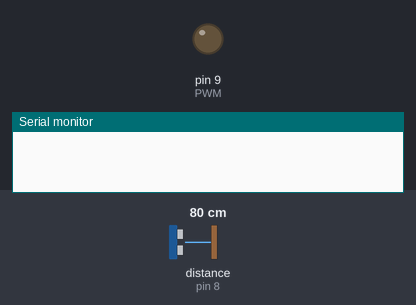
The sketch below on a simulated Arduino Uno, built with avr-gcc and run on an emulated ATmega328P. On the bench: output pins drawn as LEDs (lit = HIGH), the last lines printed to the serial monitor. The test bench sets the inputs (shaded band); at power-on: distance to the obstacle (sensor on pin 8) 80 cm. The echo pulse lasts 58.3 µs per cm; pins used as bus, display or sensor lines are not drawn.

Above: at 0.1 s.
At 5.1 s:
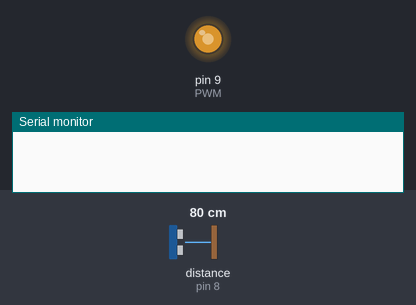
At 20.2 s:
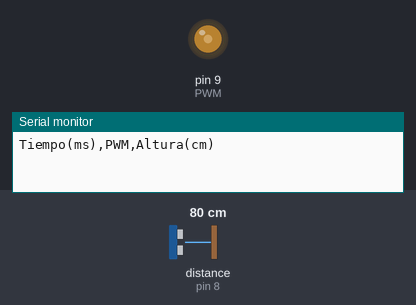
20.3 s: distance to the obstacle (sensor on pin 8) set to 2 cm
Timing chart, 0 to 30.5 s (numbered marks = the images above; inputs shaded):
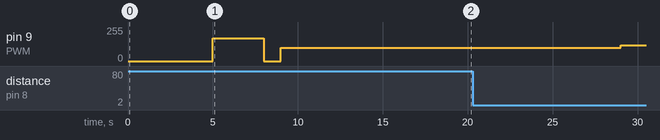

The sketch:

Nuevo_escalon_filtrado.ino
```cpp
// ============================================================================
// SISTEMA DE CONTROL - ESCALÓN ÚNICO 62% → 72%
// Con Filtro Digital EMA y Validaciones Mejoradas
// ============================================================================

// ===== PINES =====
const int trigPin = 7;
const int echoPin = 8;
const int PWM = 9;

// ===== CONFIGURACIÓN DEL EXPERIMENTO =====
const int PWM_INICIO = 100;  // 62% = 158/255
const int PWM_FINAL = 120;   // 70% = 178/255

// ===== PARÁMETROS DE MUESTREO =====
const float FS = 50.0;                    // Hz - Frecuencia de muestreo
const unsigned long T_SAMPLE_MS = 20;     // Exactamente 20 ms
const float T_SAMPLE_S = 0.02;            // Período en segundos

// ===== PARÁMETROS DEL FILTRO PASABAJOS (EMA) =====
const float FC = 5.5;                     // Hz - Frecuencia de corte
const float TAU_F = 1.0 / (2.0 * PI * FC); // Constante de tiempo del filtro
const float ALPHA = T_SAMPLE_S / (TAU_F + T_SAMPLE_S);  // Coeficiente EMA

// ===== CONFIGURACIÓN DEL SENSOR HC-SR04 =====
const float CM_MIN = 2.0;
const float CM_MAX = 30.0;                // Máximo 30 cm
const float CM_OFFSET = 1.5;
const float MAX_CAMBIO_CM = 4.0;          // Máximo cambio permitido entre lecturas

// ===== VARIABLES GLOBALES =====
unsigned long startTime = 0;
unsigned long ultimoMuestreo = 0;
int currentPWM = 100;
bool testCompleted = false;
bool dataLogging = false;

// Variables del filtro
float altura_filtrada = 0.0;
bool filtro_inicializado = false;

// Variables de robustez
float ultimaLecturaValida = 0.0;
float ultimaLecturaCruda = 0.0;

// ===== FUNCIÓN: CONVERSIÓN MICROSEGUNDOS A CENTÍMETROS =====
float microsecondsToCentimeters(long microseconds) {
  return microseconds / 29.0 / 2.0;
}

// ===== FUNCIÓN: LEER DISTANCIA CON VALIDACIÓN =====
float leerDistancia(bool *exitoso) {
  *exitoso = false;

  digitalWrite(trigPin, LOW);
  delayMicroseconds(2);
  digitalWrite(trigPin, HIGH);
  delayMicroseconds(10);
  digitalWrite(trigPin, LOW);

  long duration = pulseIn(echoPin, HIGH);

  if (duration == 0) {
    return -1.0;
  }

  float cm = microsecondsToCentimeters(duration) + CM_OFFSET;

  // Validar rango (2-30 cm)
  if (cm < CM_MIN || cm > CM_MAX) {
    return -1.0;
  }

  // Validar cambios bruscos (más de 4 cm de diferencia)
  if (ultimaLecturaCruda > 0) {
    float cambio = abs(cm - ultimaLecturaCruda);
    if (cambio > MAX_CAMBIO_CM) {
      return -1.0;  // Rechazar lectura con cambio muy brusco
    }
  }

  *exitoso = true;
  ultimaLecturaCruda = cm;  // Actualizar última lectura cruda válida
  return cm;
}

// ===== FUNCIÓN: APLICAR FILTRO PASABAJOS (EMA) =====
float aplicarFiltro(float valor_crudo) {
  if (!filtro_inicializado) {
    altura_filtrada = valor_crudo;
    filtro_inicializado = true;
  } else {
    altura_filtrada = ALPHA * valor_crudo + (1.0 - ALPHA) * altura_filtrada;
  }

  return altura_filtrada;
}

// ===== FUNCIÓN: OBTENER ALTURA ROBUSTA =====
float obtenerAltura(bool *valida) {
  *valida = false;

  bool exitoso;
  float distancia = leerDistancia(&exitoso);

  if (exitoso) {
    ultimaLecturaValida = distancia;
    *valida = true;
    return aplicarFiltro(distancia);
  } else {
    // No hay lectura válida, pero no detenemos el experimento
    // Simplemente no imprimimos esta muestra
    return -1.0;
  }
}

// ===== SETUP =====
void setup() {
  Serial.begin(115200);
  pinMode(trigPin, OUTPUT);
  pinMode(echoPin, INPUT);
  pinMode(PWM, OUTPUT);

  // Esperar 5 segundos antes de iniciar
  delay(5000);

  // Ir a 100% durante 3 segundos
  analogWrite(PWM, 170);
  delay(3000);

  // Volver a 0%
  analogWrite(PWM, 0);
  delay(1000);

  // Ir a 62% durante 10 segundos sin tomar datos
  analogWrite(PWM, 100);
  delay(10000);

  // Iniciar toma de datos
  startTime = millis();
  ultimoMuestreo = startTime;
  dataLogging = true;

  Serial.println(F("Tiempo(ms),PWM,Altura(cm)"));
}

// ===== LOOP =====
void loop() {
  if (testCompleted) {
    return;
  }

  unsigned long currentTime = millis();

  // Control de frecuencia de muestreo a 50 Hz
  if (currentTime - ultimoMuestreo < T_SAMPLE_MS) {
    return;
  }
  ultimoMuestreo += T_SAMPLE_MS;

  unsigned long tiempoTranscurrido = currentTime - startTime;

  // Verificar si pasaron 10 segundos para subir a 70%
  if (tiempoTranscurrido >= 10000 && currentPWM == 100) {
    currentPWM = 120;
    analogWrite(PWM, currentPWM);
  }

  // Verificar si pasaron 60 segundos para terminar (10s + 50s)
  if (tiempoTranscurrido >= 60000) {
    testCompleted = true;
    analogWrite(PWM, 0);
    Serial.println();
    Serial.println(F("=== EXPERIMENTO COMPLETADO ==="));
    return;
  }

  // Tomar y guardar datos continuamente
  if (dataLogging) {
    bool valida;
    float altura = obtenerAltura(&valida);

    // Solo imprimir si la lectura es válida
    if (valida) {
      Serial.print(tiempoTranscurrido);
      Serial.print(",");
      Serial.print(currentPWM);
      Serial.print(",");
      Serial.println(altura, 2);
    }
    // Si no es válida, simplemente no imprime nada y continúa
  }
}
```
